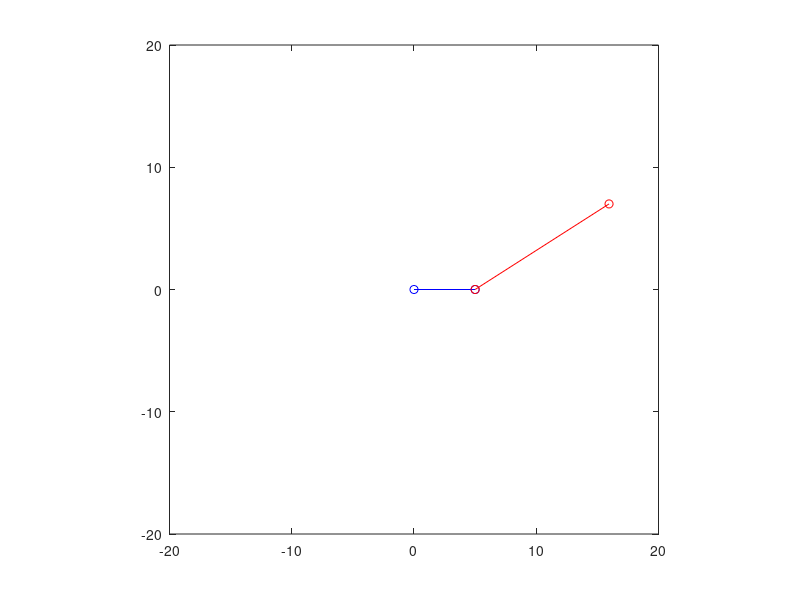

This chart was generated by the following MATLAB code:
% Given lengths
O = [0; 0]; % Origin
R2 = 5; % cm
R3 = 13; % cm
R4 = 7; % cm
c = 7; % cm
b = 13; % cm

% Range of theta2 (crank angle)
theta2_range = linspace(0, 2*pi, 100);

for theta2 = theta2_range
    % Calculate theta3 and theta4 using the provided equations
    theta3 = asin((sin(theta2) - c) / b);
    theta4 = asin((sin(theta2) - c) / b) + pi;

    % Position of A (O2 is origin)
    Ax = R2 * cos(theta2);
    Ay = R2 * sin(theta2);
    
    % Position of B using the length R3 and angle theta3
    Bx = Ax + R3 * cos(theta3);
    % By = Ay + R3 * sin(theta3);
    By = 7;
    
    % Plotting the links
    plot([O(1) Ax], [O(2) Ay], 'b-o') % Plotting O to A
    hold on;

    plot([Ax Bx], [Ay By], 'r-o') % Plotting A to B
    hold off;

    axis([-20 20 -20 20]);
    axis square;
    drawnow;
    pause(0.03);
end
